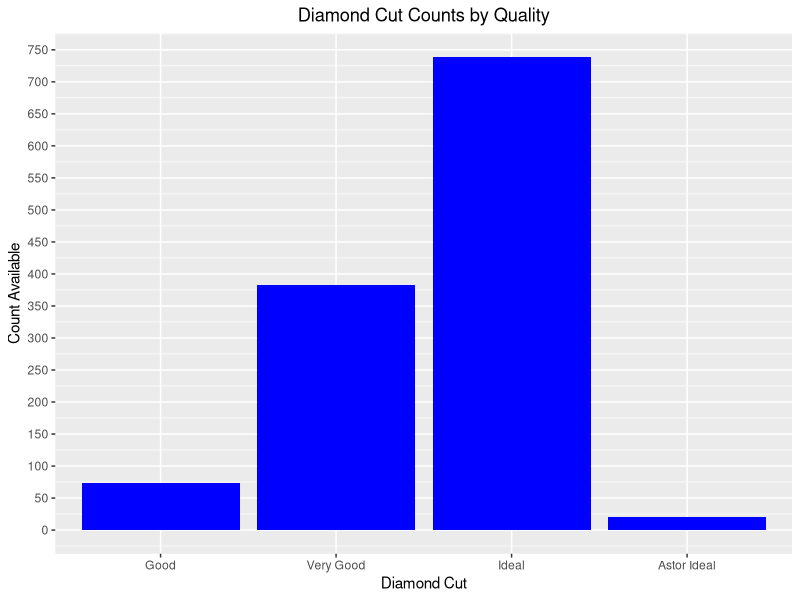
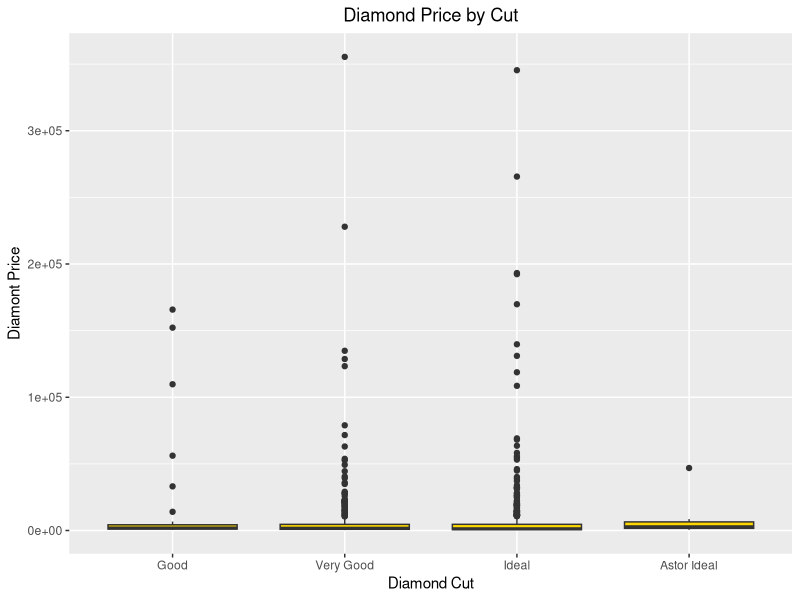
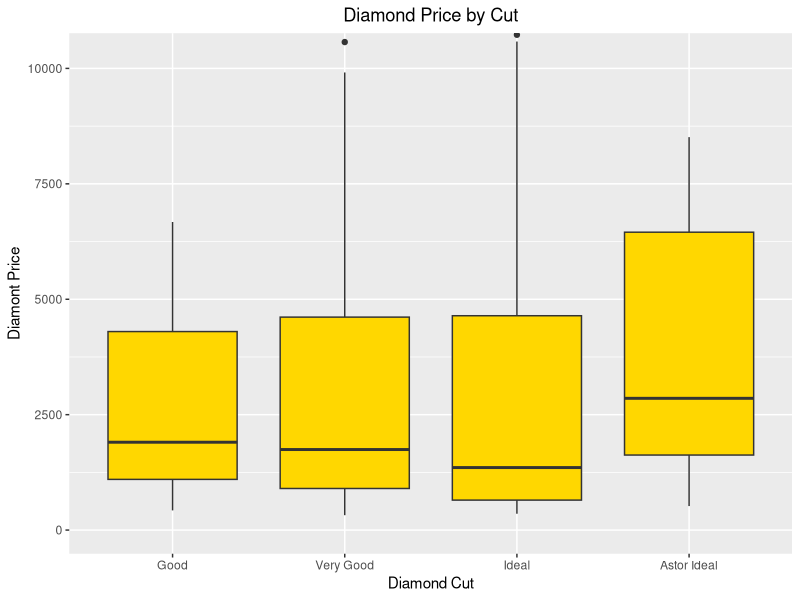
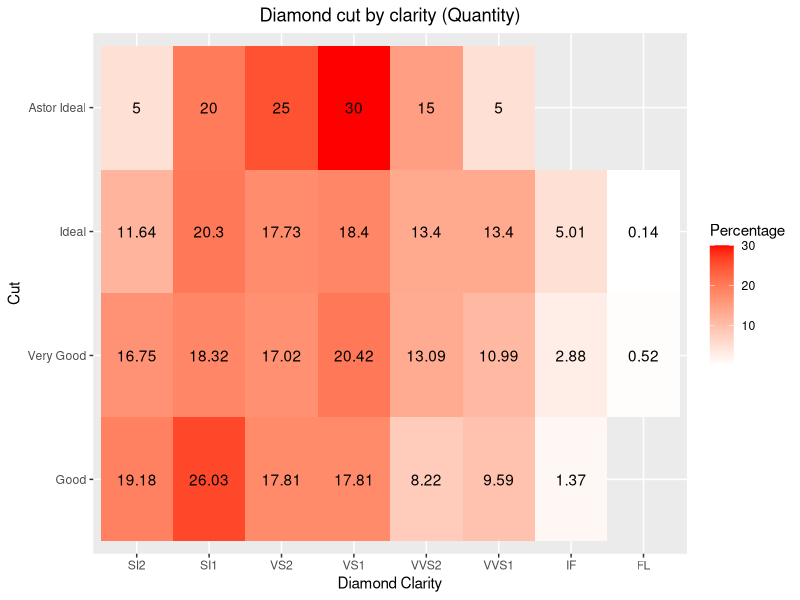
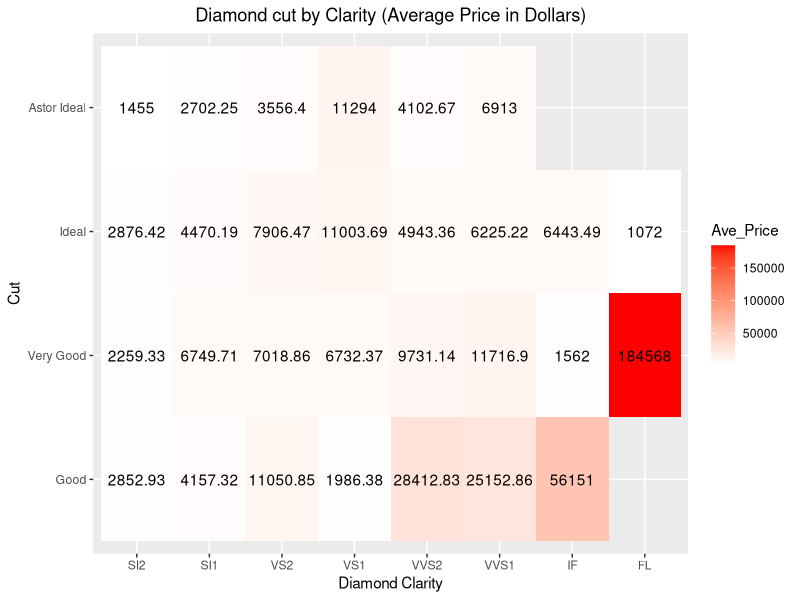
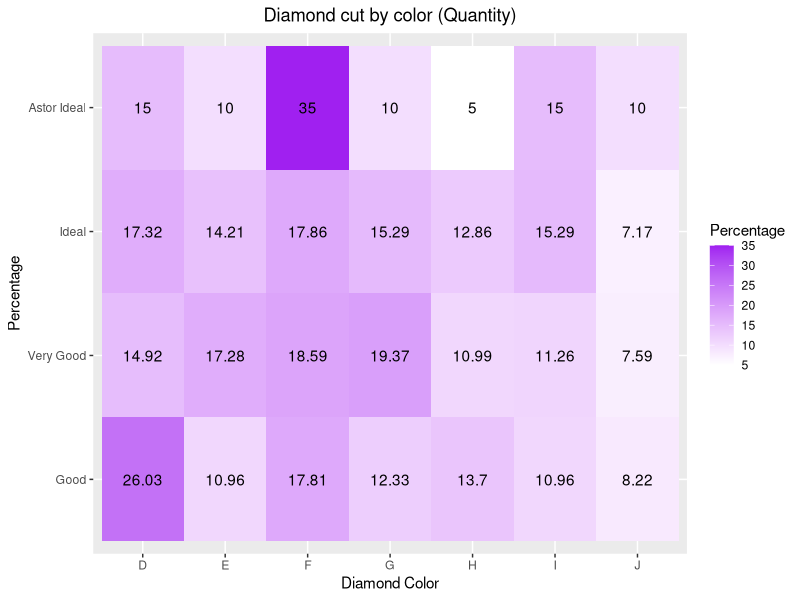
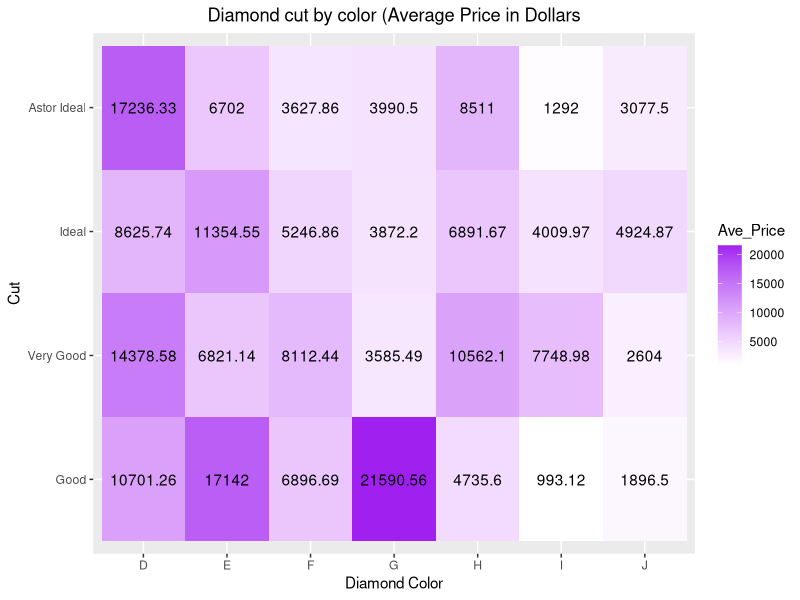
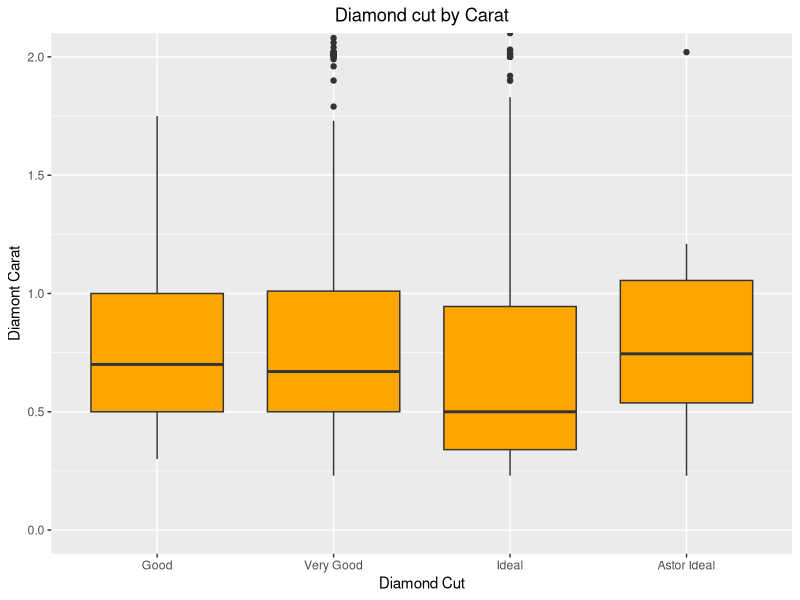

Source code (R) for these figures, in order:
## ---- chunk 1
knitr::opts_chunk$set(echo = TRUE)
## ---- chunk 2
# Bring in Tidyverse package
library(tidyverse)
library(knitr)
library(kableExtra)
library(patchwork)
# Read in data
Diamonds<-read.csv("diamonds4.csv", header=TRUE)

# Order cut levels appropriately.
Diamonds<-Diamonds%>%
  mutate(cut=cut%>%
           fct_relevel(c("Good","Very Good","Ideal","Astor Ideal")))%>%
  mutate(clarity=clarity%>%
           fct_relevel(c("SI2","SI1","VS2","VS1","VVS2","VVS1","IF","FL")))
## ---- chunk 3
carat_Bin_025_075 <- Diamonds %>%
  filter(carat<=0.75)%>%
  mutate(carat_bin = cut(carat, breaks = seq(0, 0.75, by = 0.25), right = FALSE))

carat_Bin_075_15 <- Diamonds %>%
  filter(carat>0.75)%>%
  mutate(carat_bin = cut(carat, breaks = seq(0.75, 1.5, by = 0.25), right = FALSE))

carat_Bin_15_2 <- Diamonds %>%
  filter(carat>1.5)%>%
  mutate(carat_bin = cut(carat, breaks = seq(1.5, 2, by = 0.25), right = FALSE))

carat_Bin_2_4 <- Diamonds %>%
  filter(carat>2)%>%
  mutate(carat_bin = cut(carat, breaks = seq(2, 4, by = 1), right = FALSE))

carat_Bin_max <- Diamonds %>%
  filter(carat>4)%>%
  mutate(carat_bin = cut(carat, breaks = seq(4, max(carat), by = 1), right = FALSE))

carat_bin_range <- Diamonds %>%
  filter(carat<=2)%>%
  mutate(carat_bin = cut(carat, breaks = seq(0, 2, by = 0.25), right = FALSE))%>%
  drop_na(cut,price,carat_bin)
## ---- chunk 4
cut_clarity<-Diamonds%>%
  count(cut,clarity)%>%
  group_by(cut)%>%
  mutate(Percentage= round(n/sum(n)*100,2))%>%
  ungroup()

cut_color<-Diamonds%>%
  group_by(cut)%>%
  count(cut,color)%>%
  mutate(Percentage= round(n/sum(n)*100,2))%>%
  ungroup()

CutClarity<-Diamonds%>%
  group_by(cut,clarity)%>%
  summarise(Ave_Price=round(mean(price),2))%>%
  ungroup()

CutColor<-Diamonds%>%
  group_by(cut,color)%>%
  summarise(Ave_Price=round(mean(price),2))%>%
  ungroup()

CutCarat<-carat_bin_range%>%
  group_by(cut,carat_bin)%>%
  summarise(Ave_Price=round(mean(price),2))%>%
  ungroup()
## ---- chunk 5
ggplot(Diamonds, aes(x=cut))+
  geom_bar(fill="blue")+
  theme(plot.title = element_text(hjust=0.5))+
  scale_y_continuous(breaks=seq(0,800,50))+
  labs(x="Diamond Cut", y="Count Available",
       title="Diamond Cut Counts by Quality")
## ---- chunk 6
ggplot(Diamonds, aes(x=cut, y=price))+
  geom_boxplot(fill="gold")+
  theme(plot.title = element_text(hjust=0.5))+
  labs(x="Diamond Cut", y="Diamont Price",
       title="Diamond Price by Cut")
## ---- chunk 7
ggplot(Diamonds, aes(x=cut, y=price))+
  geom_boxplot(fill="gold")+
  coord_cartesian(ylim=c(0,10250))+
  theme(plot.title = element_text(hjust=0.5))+
  labs(x="Diamond Cut", y="Diamont Price",
       title="Diamond Price by Cut")
## ---- chunk 8
cut_quant<-Diamonds%>%
  group_by(cut)%>%
  summarize(q0=quantile(price,probs=0),
            q25=quantile(price,probs=0.25),
            q50=quantile(price,probs=0.5),
            q75=quantile(price,probs=0.75),
            q100=quantile(price,probs=1),
            mean=mean(price))
cut_quant%>%
  kbl()%>%
  kable_styling()
## ---- chunk 9
ggplot(cut_clarity,aes(x=clarity,y=cut,fill=Percentage))+
  geom_tile()+
  scale_fill_gradient(low="white",high="red")+
  theme(plot.title = element_text(hjust=0.5))+
  geom_text(aes(label=Percentage))+
  labs(x="Diamond Clarity",y="Cut",
       title="Diamond cut by clarity (Quantity)")
## ---- chunk 10
ggplot(CutClarity,aes(x=clarity,y=cut,fill=Ave_Price))+
  geom_tile()+
  scale_fill_gradient(low="white",high="red")+
  theme(plot.title = element_text(hjust=0.5))+
  geom_text(aes(label=Ave_Price))+
  labs(x="Diamond Clarity",y="Cut",
       title="Diamond cut by Clarity (Average Price in Dollars)")
## ---- chunk 11
ggplot(cut_color,aes(x=color,y=cut,fill=Percentage))+
  geom_tile()+
  scale_fill_gradient(low="white",high="purple")+
  theme(plot.title = element_text(hjust=0.5))+
  geom_text(aes(label=Percentage))+
  labs(x="Diamond Color",y="Percentage",
       title="Diamond cut by color (Quantity)")
## ---- chunk 12
ggplot(CutColor,aes(x=color,y=cut,fill=Ave_Price))+
  geom_tile()+
  scale_fill_gradient(low="white",high="purple")+
  theme(plot.title = element_text(hjust=0.5))+
  geom_text(aes(label=Ave_Price))+
  labs(x="Diamond Color",y="Cut",
       title="Diamond cut by color (Average Price in Dollars")
## ---- chunk 13
ggplot(Diamonds, aes(x=cut, y=carat))+
  geom_boxplot(fill="orange")+
  coord_cartesian(ylim=c(0,2))+
  theme(plot.title = element_text(hjust=0.5))+
  labs(x="Diamond Cut", y="Diamont Carat",
       title="Diamond cut by Carat")
## ---- chunk 14
ggplot(CutCarat,aes(x=carat_bin,y=cut,fill=Ave_Price))+
  geom_tile()+
  scale_fill_gradient(low="white",high="blue")+
  geom_text(aes(label=Ave_Price))+
  labs(x="Carat Bin",y="Cut",
       title="Diamond cut by Carat Bin")
## ---- chunk 15
c1<-carat_Bin_025_075%>%
  drop_na(cut,price,carat_bin)%>%
  ggplot(aes(x=cut, y=price))+
  geom_boxplot(fill="gold")+
  theme(plot.title = element_text(hjust=0.5))+
  coord_cartesian(ylim=c(0,4000))+
  facet_wrap(~carat_bin)+
  labs(x="Diamond Cut", y="Diamond Price",
       title="Diamond Price by Cut")

c2<-carat_Bin_075_15%>%
  drop_na(cut,price,carat_bin)%>%
  ggplot(aes(x=cut, y=price))+
  geom_boxplot(fill="gold")+
  theme(plot.title = element_text(hjust=0.5))+
  coord_cartesian(ylim=c(1000,15000))+
  facet_wrap(~carat_bin)+
  labs(x="Diamond Cut", y="Diamond Price",
       title="Diamond Price by Cut")

c3<-carat_Bin_15_2%>%
  drop_na(cut,price,carat_bin)%>%
  ggplot(aes(x=cut, y=price))+
  geom_boxplot(fill="gold")+
  theme(plot.title = element_text(hjust=0.5))+
  coord_cartesian(ylim=c(8000,20000))+
  facet_wrap(~carat_bin)+
  labs(x="Diamond Cut", y="Diamond Price",
       title="Diamond Price by Cut")

c4<-carat_Bin_2_4%>%
  drop_na(cut,price,carat_bin)%>%
  ggplot(aes(x=cut, y=price))+
  geom_boxplot(fill="gold")+
  theme(plot.title = element_text(hjust=0.5))+
  coord_cartesian(ylim=c(16000,60000))+
  facet_wrap(~carat_bin)+
  labs(x="Diamond Cut", y="Diamond Price",
       title="Diamond Price by Cut")

c5<-carat_Bin_max%>%
  drop_na(cut,price,carat_bin)%>%
  ggplot(aes(x=cut, y=price))+
  geom_boxplot(fill="gold")+
  theme(plot.title = element_text(hjust=0.5))+
  coord_cartesian(ylim=c(50000,300000))+
  facet_wrap(~carat_bin)+
  labs(x="Diamond Cut", y="Diamond Price",
       title="Diamond Price by Cut")

(c1+c2)/(c3+c4)/(c5+plot_spacer())
## ---- chunk 16
ggplot(carat_bin_range, aes(x=carat_bin, y=price))+
  geom_boxplot(fill="lightblue")+
  theme(plot.title = element_text(hjust=0.5))+
  coord_cartesian(ylim=c(0,20000))+
  labs(x="Diamond Carat Bin", y="Diamond Price",
       title="Diamond Carat Bin")
